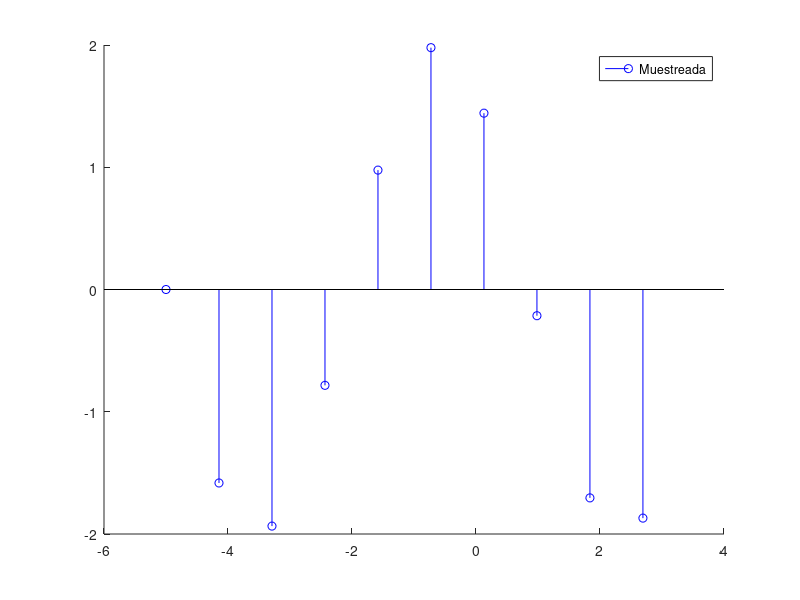

This chart was generated by the following MATLAB code:
1;
#ejercicio5.m

# Discretice una señal arbitraria con frecuencia de muestreo de 10 Hz y sobremuestreela mednainte
# distintos tipos de interpoladores a 4 veces la frecuencia de muestreo.

# Definicion de una señal arbitraria "continua".
function y=senal_arbitraria(x)
	y = 2*sin(2*pi*x);
endfunction

# frecuencia:	frecuencia de muestreo.
# x0:			inicio intervalo
# xf:			fin intervalo
function [xd,yd]=muestrear_senal(frecuencia, x0, xf)
	intervalo = xf - x0;
	dx = 1 / (intervalo*frecuencia);
	xd = x0:dx:xf-dx;

	for i=1:length(xd)
		yd(i) = senal_arbitraria(xd(i));
	end

	#Ploteamos algo "continuo" para ver diferencias
	x = x0:0.01:xf-0.01;
	for i=1:length(x)
		y(i) = senal_arbitraria( x(i) );
	end


	clf;
	clear plot;

	figure(1);
	hold on;
	stem(xd,yd, 'b');
	hold on;
	#plot(x,y, 'g');

	legend('Muestreada', 'Original')


endfunction


### interpoladores
function y=interpolador_escalon(x)
	for i=1:length(x)
		if (x(i) <= 0 && x(i) < 1)
			y(i) = 1;
		else
			y(i) = 0;
		endif
	end
endfunction

function y=interpolador_lineal(x)
	for i=1:length(x)
		if (abs(x(i)) < 1) 
			y(i) = 1 - abs(x(i)) ;
		else
			y(i) = 0;
		endif
	end
endfunction

function y=interpolador_sinc(x)
	for i=1:length(x)
		if (abs(x(i)) < 1) 
			y(i) = 1 - abs(x(i)) ;
		else
			y(i) = 0;
		endif
	end
endfunction

#################### Fin declaración de funciones y procedimientos ####################
#################### Fin declaración de funciones y procedimientos ####################
#################### Fin declaración de funciones y procedimientos ####################
#################### Fin declaración de funciones y procedimientos ####################


muestrear_senal(0.13, -5, 4);
